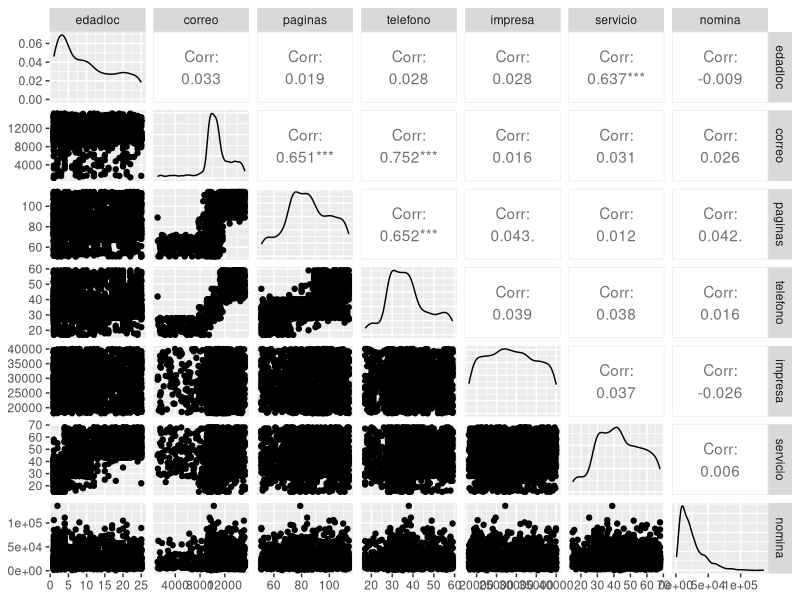
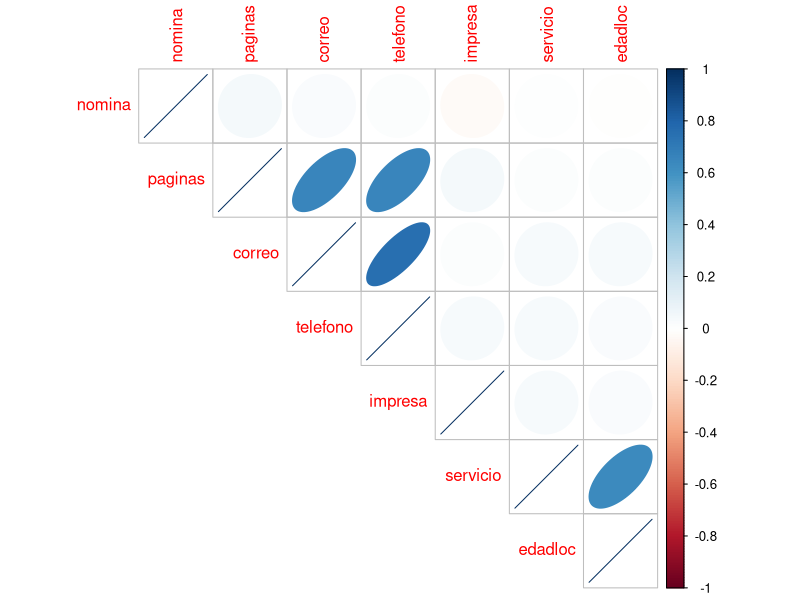
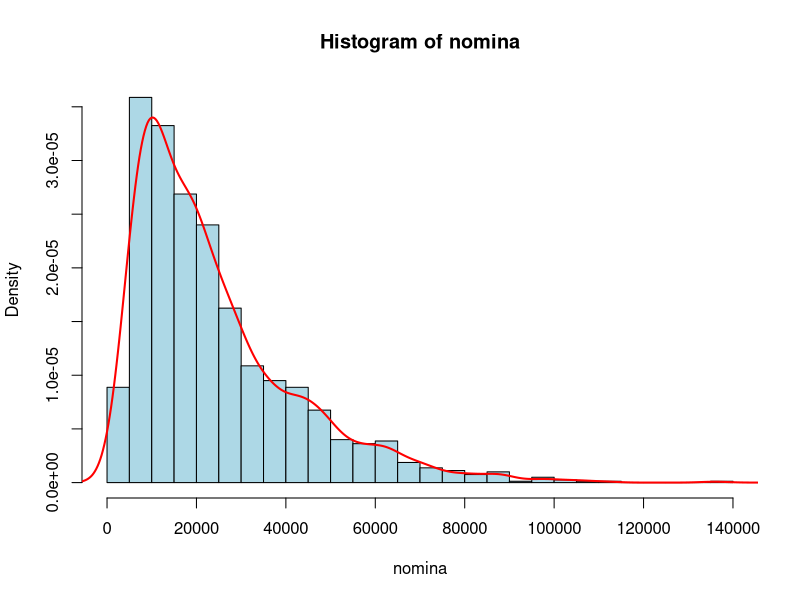
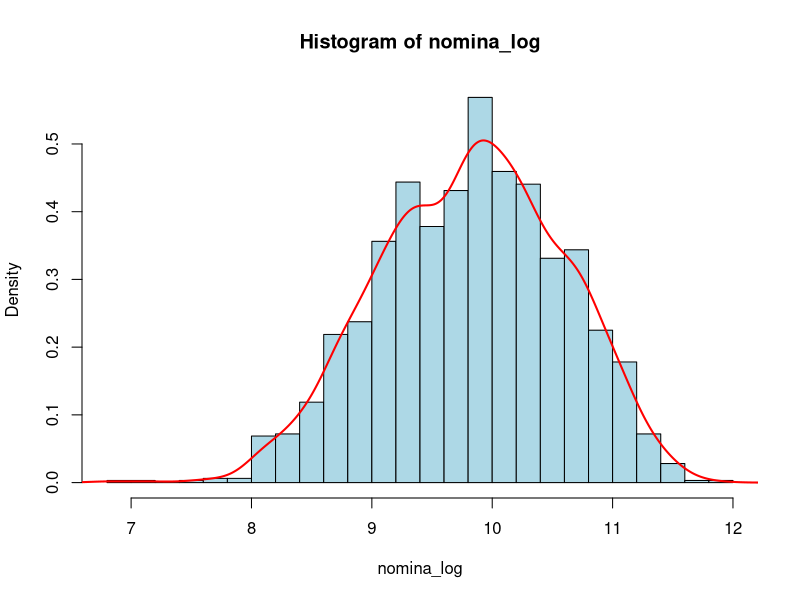
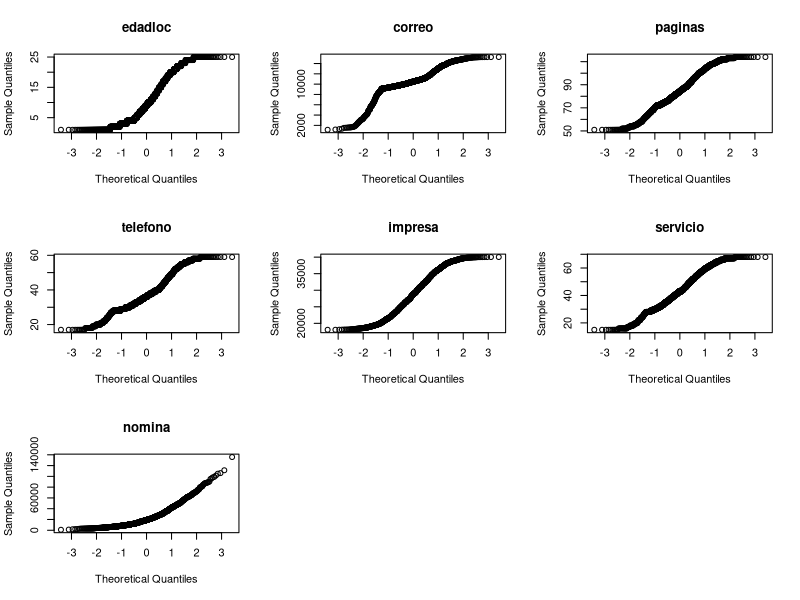

R code for these plots, in order: (Note: this script raises an error after producing the figures.)
library(tidyverse)

tallas <- read_csv("datasets/tallas.csv")

# Only to check the data (we can repeat this whenever we want)
head(tallas)
glimpse(tallas)

# We remove tamamer column because it is not a numeric variable
# and also we remove idloc column because is only an identifier
talla_num <- tallas %>% select(-tamamer, -idloc, -idmercado, -promo, -ropamujer)

# We check the data again
summary(talla_num)

library(GGally)
ggpairs(talla_num)


library(corrplot)
m <- cor(talla_num)
corrplot(m, method = "ellipse", type = "upper", order = "AOE")


cnames <- colnames(talla_num)
png("pca_2024.png")
par(mfrow=c(3,3))
for (i in 1:7) {
    qqnorm(as.matrix(talla_num)[,i], main=cnames[i])
}
dev.off()

# Box cox transformation
# A particular case of Box-Cox transformation is the logarithm transformation, which is equivalent to Box-Cox transformation with lambda=0.
# Logaitm transformation is used when the data is right-skewed

# In this case, for example nomina is right-skewed
nomina <- talla_num$nomina
# histogram + density plot of nomina
hist(nomina, freq = FALSE, col = "lightblue", breaks = 20)
lines(density(nomina), col = "red", lwd = 2)

# apply log transformation
nomina_log <- log(nomina)
# histogram + density plot of nomina_log
hist(nomina_log, freq = FALSE, col = "lightblue", breaks = 20)
lines(density(nomina_log), col = "red", lwd = 2)

# Box cox transformation is the best way to find the best lambda value
# for other cases. 
library(MASS)

# Check the plot, and determine if the interval includes 0
# If 0 is included, then log transformation is the best option
l_model <- boxcox(lm(nomina ~ 1))

# Other case, best lambda value is the one that maximizes the y value
lambda <- l_model$x[which.max(l_model$y)]

# Now, we apply the transformation
# new_x_exact <- (x ^ lambda - 1) / lambda
nomina_boxcox <- (nomina^lambda - 1) / lambda

# histogram + density plot of nomina_boxcox
hist(nomina_boxcox, freq = FALSE, col = "lightblue", breaks = 20)
lines(density(nomina_boxcox), col = "red", lwd = 2)

